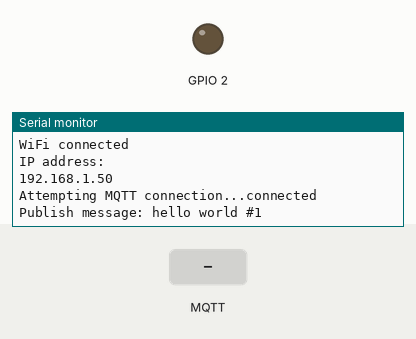
The sketch below on a simulated ESP8266 (NodeMCU). Parts: output pins drawn as LEDs (lit = HIGH), the last lines printed to the serial monitor. The test bench sets the inputs (shaded band). WiFi joins after 1.5 s; servers stay silent unless stated; random numbers use the default seed unless the sketch sets one; no MQTT or app messages arrive unless stated.

Above: at 2.7 s.
2.8 s: MQTT message "1" arrives on the first subscribed topic
At 3.8 s:
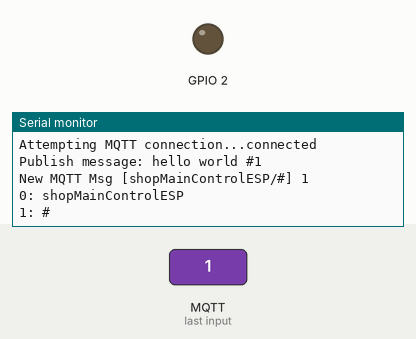
4.3 s: MQTT message "on" arrives on the first subscribed topic
At 5.1 s:
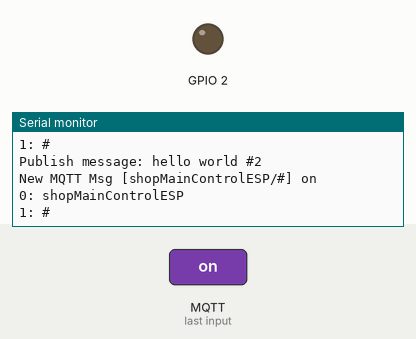
Timing chart, 0 to 7.3 s (numbered marks = the images above; inputs shaded):
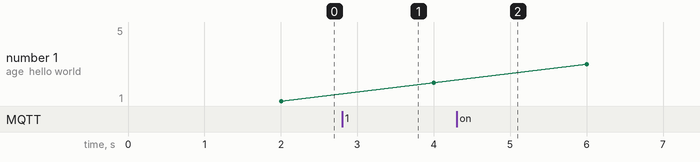

The sketch:

shop_main_esp.ino
```cpp
/*
Basic MQTT Client
*/

#include <ESP8266WiFi.h>
#include <PubSubClient.h>

// Update these with values suitable for your network.

const char* ssid = "vincents";
const char* password = "2174309188";
const char* mqtt_server = "192.168.88.45";
const char* mqtt_server_topic = "shopMainControlESP";

WiFiClient espClient;
PubSubClient client(espClient);
long lastMsg = 0;
char msg[50];
int value = 0;

void setup_wifi() {

  delay(10);
  // We start by connecting to a WiFi network
  Serial.println();
  Serial.print("Connecting to ");
  Serial.println(ssid);

  WiFi.begin(ssid, password);

  while (WiFi.status() != WL_CONNECTED) {
    delay(500);
    Serial.print(".");
  }

  randomSeed(micros());

  Serial.println("");
  Serial.println("WiFi connected");
  Serial.println("IP address: ");
  Serial.println(WiFi.localIP());
}

void callback(char* topic, byte* payload, unsigned int length) {

  //Convert payload into char array for later conversion
  char data[length+1];
  for (int i = 0; i < length; i++) {
    data[i]=payload[i];
  }
  data[length] = '\0';

  Serial.print("New MQTT Msg [");
  Serial.print(topic);
  Serial.print("] ");
  Serial.println(data);

  // Split the complet topic into the subtopic array
  char * subtopic[10]; /* allow up to 10 levels */
  int topicLevel = 0; /* begin subtopic level at 0 */
  char *token; /* location of current isolated subtopic segmenet */
  token = strtok(topic, "/"); /* attemp to find first subtopic */
  while( token != NULL ) /* loop until no more subtopics */
  {
    subtopic[topicLevel] = (char*)malloc(strlen(token) + 1); /* allocate mem space subtopic element */
    strcpy(subtopic[topicLevel],token); /* copy token into subtopic array */

    // log the subtopic to serial console
    Serial.print(topicLevel);
    Serial.print(": ");
    Serial.println(subtopic[topicLevel]);

    topicLevel ++; /* increment topic level */
    token = strtok(NULL, "/"); /* attemp to find next subtopic */
  }

  //handle the digital topic and set outputs
  if (strcmp(subtopic[1],"digital") == 0) {
    int ioPin = atoi(subtopic[2]);
    int ioPinState = -1;

    //ensure setting is 0.0 to 100.0
    if (strcmp(data,"1") == 0) {
      ioPinState = LOW;
    } else if (strcmp(data,"0") == 0) {
      ioPinState = HIGH;
    } else {
      Serial.print("Something went wrong while setting pin: ");
      Serial.print(ioPin);
      Serial.print(" to ");
      Serial.println(data);
      return;
    }
    Serial.print("Setting GPIO pin ");
    Serial.print(ioPin);
    Serial.print(" to ");
    Serial.println(ioPinState);
    digitalWrite(ioPin, ioPinState);  // Turn the LED off by making the voltage HIGH
  }

  //handle the pwm topic and set outputs
  if (strcmp(subtopic[1],"pwm") == 0) {
    bool valid = false;
    int ioPin = atoi(subtopic[2]);
    float dutyCycle = atof(data);

    //ensure setting is between 0 to 255 and write to the pin
    if ((dutyCycle >= 0) && (dutyCycle <= 255)) {
      analogWrite(ioPin, dutyCycle);  // Turn the LED off by making the voltage HIGH
      Serial.print("Setting PWM on pin ");
      Serial.print(ioPin);
      Serial.print(" to ");
      Serial.println(dutyCycle);
      return;
    } else
    //Something went wrong with PWM data
    Serial.print("Issue setting PWM on pin ");
    Serial.print(ioPin);
    Serial.print(" to ");
    Serial.println(dutyCycle);
  }
}

void reconnect() {
  // Loop until we're reconnected
  while (!client.connected()) {
    Serial.print("Attempting MQTT connection...");
    // Create a random client ID
    String clientId = "ESP8266Client-";
    clientId += String(random(0xffff), HEX);
    // Attempt to connect
    if (client.connect(clientId.c_str())) {
      Serial.println("connected");
      // Once connected, publish an announcement...
      client.publish("outTopic", "hello world");
      // ... and resubscribe
      client.subscribe("shopMainControlESP/#");
    } else {
      Serial.print("failed, rc=");
      Serial.print(client.state());
      Serial.println(" try again in 5 seconds");
      // Wait 5 seconds before retrying
      delay(5000);
    }
  }
}

void setup() {
  pinMode(BUILTIN_LED, OUTPUT);     // Initialize the BUILTIN_LED pin as an output
  Serial.begin(115200);
  setup_wifi();
  client.setServer(mqtt_server, 1883);
  client.setCallback(callback);
}

void loop() {

  if (!client.connected()) {
    reconnect();
  }
  client.loop();

  long now = millis();
  if (now - lastMsg > 2000) {
    lastMsg = now;
    ++value;
    snprintf (msg, 50, "hello world #%ld", value);
    Serial.print("Publish message: ");
    Serial.println(msg);
    client.publish("outTopic", msg);
  }
}
```

Measured:
- after the input at 2.8 s, the serial monitor: prints a new line at once (image 1)
- after the input at 4.3 s, the serial monitor: prints a new line at once (image 2)
